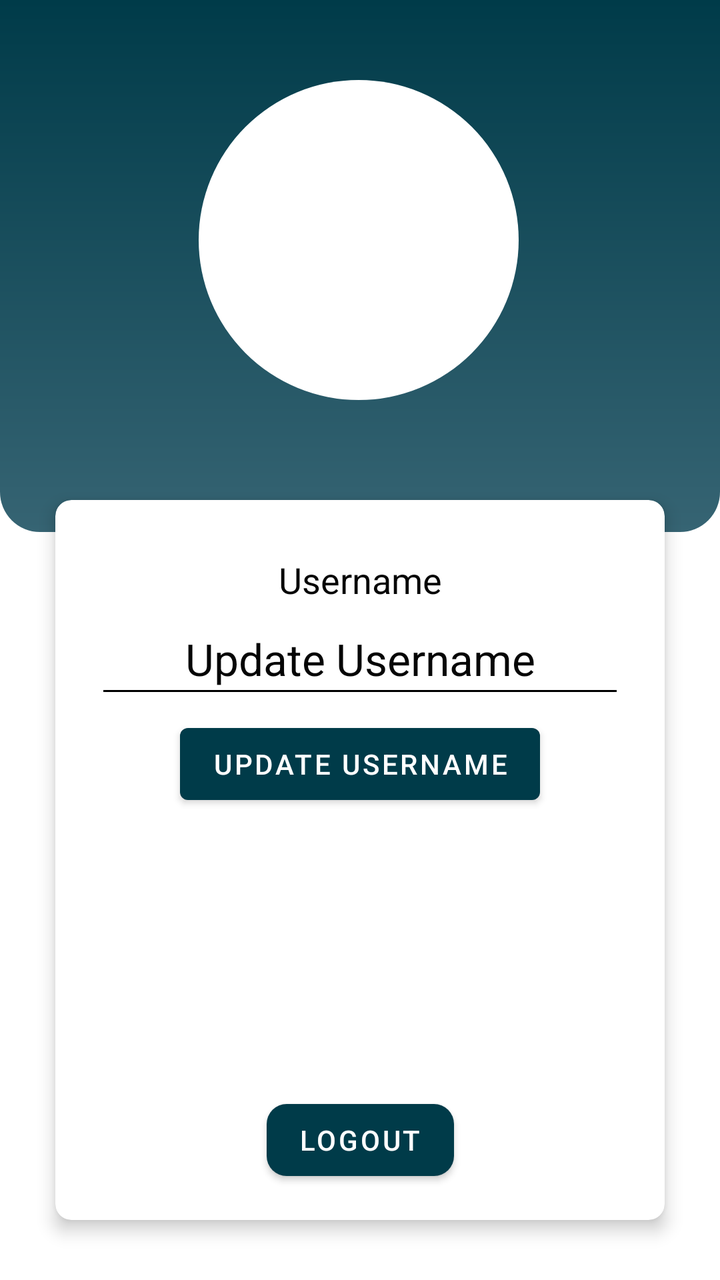
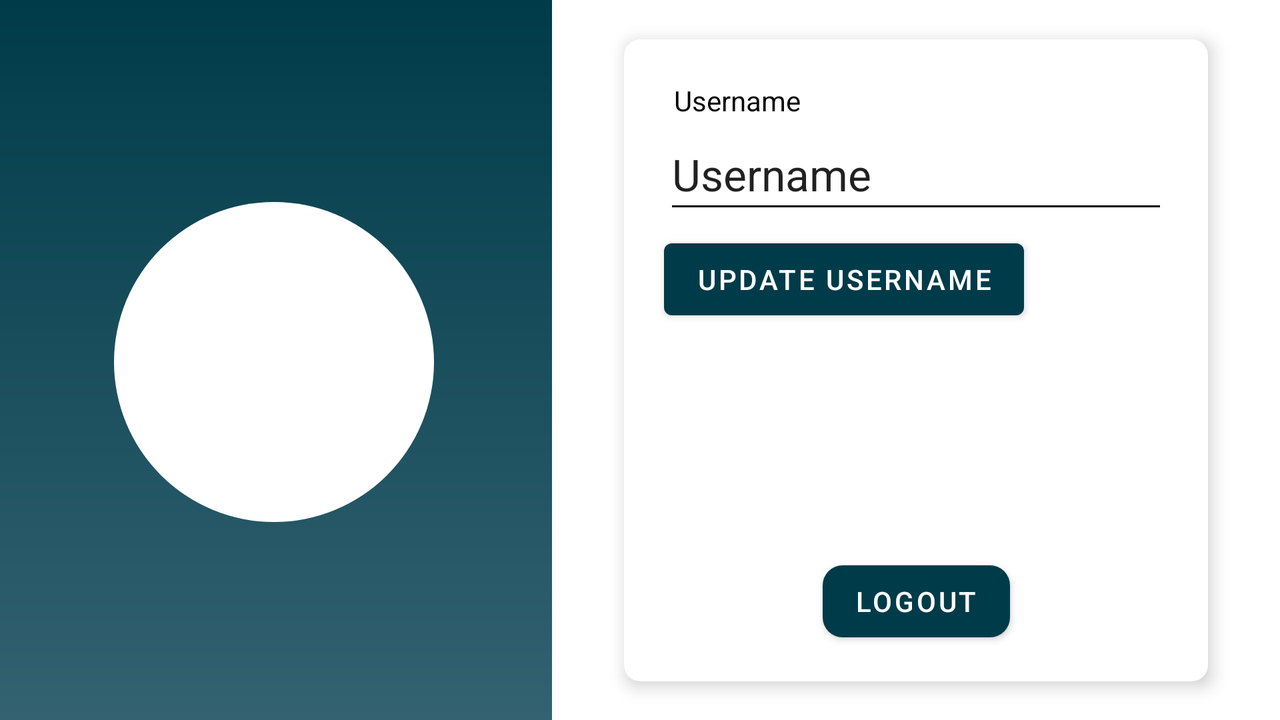

Two renders of one Android screen. The first uses the default layout on a phone; the second uses the alternative layout the repository ships for a different screen configuration, on a matching device. The two XML files are below.
<!-- AndroidManifest.xml: application theme Theme.Java_App -->
<!-- res/layout/activity_profile_page.xml -->
<?xml version="1.0" encoding="utf-8"?>
<androidx.constraintlayout.widget.ConstraintLayout xmlns:android="http://schemas.android.com/apk/res/android"
    xmlns:app="http://schemas.android.com/apk/res-auto"
    xmlns:tools="http://schemas.android.com/tools"
    android:layout_width="match_parent"
    android:layout_height="match_parent"
    tools:context=".ProfilePage">

    <androidx.cardview.widget.CardView
        android:layout_width="0dp"
        android:layout_height="0dp"
        android:layout_marginStart="20dp"
        android:layout_marginTop="40dp"
        android:layout_marginEnd="20dp"
        android:layout_marginBottom="20dp"
        app:cardElevation="5dp"
        app:cardCornerRadius="8dp"
        app:cardUseCompatPadding="true"
        app:layout_constraintBottom_toBottomOf="parent"
        app:layout_constraintEnd_toEndOf="parent"
        app:layout_constraintStart_toStartOf="parent"
        app:layout_constraintTop_toBottomOf="@+id/textViewCustomLogo">

        <androidx.constraintlayout.widget.ConstraintLayout
            android:layout_width="match_parent"
            android:layout_height="match_parent">

            <EditText
                android:id="@+id/usernameEditText"
                style="@style/Widget.AppCompat.EditText"
                android:layout_width="0dp"
                android:layout_height="52dp"
                android:layout_marginStart="20dp"
                android:layout_marginTop="52dp"
                android:layout_marginEnd="20dp"
                android:ems="10"
                android:hint="@string/update_username"
                android:importantForAutofill="no"
                android:inputType="textPersonName"
                android:maxLength="16"
                android:textAlignment="center"
                android:textAppearance="@style/TextAppearance.AppCompat.Large"
                app:layout_constraintEnd_toEndOf="parent"
                app:layout_constraintHorizontal_bias="0.0"
                app:layout_constraintStart_toStartOf="parent"
                app:layout_constraintTop_toTopOf="parent" />

            <Button
                android:id="@+id/updateUsernameButton"
                android:layout_width="wrap_content"
                android:layout_height="wrap_content"
                android:layout_marginTop="4dp"
                android:onClick="UpdateValues"
                android:text="@string/update_username"
                android:textColor="@color/white"
                app:layout_constraintEnd_toEndOf="@+id/usernameEditText"
                app:layout_constraintStart_toStartOf="@+id/usernameEditText"
                app:layout_constraintTop_toBottomOf="@+id/usernameEditText" />

            <Button
                android:id="@+id/LogoutButton"
                android:layout_width="wrap_content"
                android:layout_height="wrap_content"
                android:layout_marginBottom="16dp"
                android:drawableTint="@color/white"
                android:onClick="logout"
                android:text="@string/logout"
                android:textColor="@color/white"
                app:cornerRadius="10dp"
                app:icon="@drawable/ic_baseline_logout_24"
                app:iconGravity="textStart"
                app:layout_constraintBottom_toBottomOf="parent"
                app:layout_constraintEnd_toEndOf="parent"
                app:layout_constraintStart_toStartOf="parent" />

            <TextView
                android:id="@+id/textViewUsername"
                android:layout_width="wrap_content"
                android:layout_height="wrap_content"
                android:text="@string/username"
                android:textSize="18sp"
                app:layout_constraintBottom_toTopOf="@+id/usernameEditText"
                app:layout_constraintEnd_toEndOf="@+id/usernameEditText"
                app:layout_constraintStart_toStartOf="@+id/usernameEditText" />

        </androidx.constraintlayout.widget.ConstraintLayout>

    </androidx.cardview.widget.CardView>

    <ImageView
        android:id="@+id/imageView"
        android:layout_width="0dp"
        android:layout_height="266dp"
        android:contentDescription="@string/first_letter_of_username"
        app:layout_constraintEnd_toEndOf="parent"
        app:layout_constraintHorizontal_bias="0.0"
        app:layout_constraintStart_toStartOf="parent"
        app:layout_constraintTop_toTopOf="parent"
        app:srcCompat="@drawable/container" />

    <TextView
        android:id="@+id/textViewCustomLogo"
        android:layout_width="160sp"
        android:layout_height="160sp"
        android:layout_marginTop="40dp"
        android:background="@drawable/pref_logo_background"
        android:gravity="center_horizontal|center_vertical"
        android:maxLength="1"
        android:textAllCaps="true"
        android:textSize="100sp"
        android:theme="@style/Theme.Java_App"
        app:layout_constraintEnd_toEndOf="parent"
        app:layout_constraintHorizontal_bias="0.497"
        app:layout_constraintStart_toStartOf="parent"
        app:layout_constraintTop_toTopOf="parent"
        />

</androidx.constraintlayout.widget.ConstraintLayout>
<!-- resources referenced by this layout -->
<resources>
  <color name="white">#FFFFFFFF</color>
  <!-- drawable container (drawable) -->
  <shape xmlns:android="http://schemas.android.com/apk/res/android"
      android:shape="rectangle"
      >
  
      <corners
          android:bottomRightRadius="20dp"
          android:bottomLeftRadius="20dp"
          />
      <gradient
          android:endColor="@color/navy_200"
          android:startColor="@color/navy_500"
          android:angle="270"
  
          />
  </shape>
  <!-- drawable pref_logo_background (drawable) -->
  <shape
      xmlns:android="http://schemas.android.com/apk/res/android"
      android:shape="oval">
  
      <solid
          android:color="#ffffff"/>
  
      <size
          android:width="120sp"
          android:height="120sp"/>
  
  </shape>
  <string name="first_letter_of_username">First letter of username</string>
  <string name="logout">Logout</string>
  <string name="update_username">Update Username</string>
  <string name="username">Username</string>
  <style name="Theme.Java_App" parent="Theme.MaterialComponents.DayNight.DarkActionBar">
          
          <item name="colorPrimary">@color/navy_500</item>
          <item name="colorPrimaryVariant">@color/navy_700</item>
          <item name="colorOnPrimary">@color/white</item>
          
          <item name="colorSecondary">@color/orange_200</item>
          <item name="colorSecondaryVariant">@color/orange_700</item>
          <item name="colorOnSecondary">@color/black</item>
          
          <item name="android:statusBarColor" tools:targetApi="l">?attr/colorPrimaryVariant</item>
          
          <item name="android:imageButtonStyle">@color/navy_500</item>
          <item name="android:textColor">@color/blackText</item>
          <item name="android:textColorSecondary">@color/black</item>
          <item name="android:indeterminateTint">@color/blackText</item>
          <item name="android:seekBarStyle">@color/blackText</item>
          <item name="android:textColorHint">@color/blackText</item>
      </style>
  <color name="navy_200">#366473</color>
  <color name="navy_500">#003B49</color>
  <color name="navy_700">#001521</color>
  <color name="orange_200">#f19953</color>
  <color name="orange_700">#ba6a26</color>
  <color name="black">#FF000000</color>
  <color name="blackText">#050505</color>
</resources>
<!-- res/layout-land/activity_profile_page.xml (the repository's variant of the layout above) -->
<!-- drawn on the phone turned sideways -->
<?xml version="1.0" encoding="utf-8"?>
<androidx.constraintlayout.widget.ConstraintLayout xmlns:android="http://schemas.android.com/apk/res/android"
    xmlns:app="http://schemas.android.com/apk/res-auto"
    xmlns:tools="http://schemas.android.com/tools"
    android:layout_width="match_parent"
    android:layout_height="match_parent"
    tools:context=".ProfilePage">

    <androidx.cardview.widget.CardView
        android:layout_width="0dp"
        android:layout_height="321dp"
        android:layout_marginStart="36dp"
        android:layout_marginTop="36dp"
        android:layout_marginEnd="36dp"
        android:layout_marginBottom="36dp"
        app:cardCornerRadius="8dp"
        app:cardElevation="5dp"
        app:layout_constraintBottom_toBottomOf="parent"
        app:layout_constraintEnd_toEndOf="parent"
        app:layout_constraintStart_toEndOf="@+id/imageView"
        app:layout_constraintTop_toTopOf="parent">

        <androidx.constraintlayout.widget.ConstraintLayout
            android:layout_width="match_parent"
            android:layout_height="match_parent">

            <EditText
                android:id="@+id/usernameEditText"
                style="@style/Widget.AppCompat.EditText"
                android:layout_width="0dp"
                android:layout_height="52dp"
                android:layout_marginStart="20dp"
                android:layout_marginTop="40dp"
                android:layout_marginEnd="20dp"
                android:ems="10"
                android:hint="@string/update_username"
                android:importantForAutofill="no"
                android:inputType="textPersonName"
                android:maxLength="16"
                android:text="@string/username"
                android:textAppearance="@style/TextAppearance.AppCompat.Large"
                app:layout_constraintEnd_toEndOf="parent"
                app:layout_constraintHorizontal_bias="0.0"
                app:layout_constraintStart_toStartOf="parent"
                app:layout_constraintTop_toTopOf="parent" />

            <Button
                android:id="@+id/updateUsernameButton"
                android:layout_width="wrap_content"
                android:layout_height="wrap_content"
                android:layout_marginTop="4dp"
                android:onClick="UpdateValues"
                android:text="@string/update_username"
                android:textColor="@color/white"
                app:layout_constraintStart_toStartOf="@+id/usernameEditText"
                app:layout_constraintTop_toBottomOf="@+id/usernameEditText" />

            <Button
                android:id="@+id/LogoutButton"
                android:layout_width="wrap_content"
                android:layout_height="wrap_content"
                android:layout_marginBottom="16dp"
                android:drawableTint="@color/white"
                android:onClick="logout"
                android:text="@string/logout"
                android:textColor="@color/white"
                app:cornerRadius="10dp"
                app:icon="@drawable/ic_baseline_logout_24"
                app:iconGravity="textStart"
                app:layout_constraintBottom_toBottomOf="parent"
                app:layout_constraintEnd_toEndOf="parent"
                app:layout_constraintStart_toStartOf="parent" />

            <TextView
                android:id="@+id/textViewUsername"
                android:layout_width="wrap_content"
                android:layout_height="wrap_content"
                android:layout_marginStart="5dp"
                android:text="@string/username"
                app:layout_constraintBottom_toTopOf="@+id/usernameEditText"
                app:layout_constraintStart_toStartOf="@+id/usernameEditText" />

        </androidx.constraintlayout.widget.ConstraintLayout>

    </androidx.cardview.widget.CardView>

    <ImageView
        android:id="@+id/imageView"
        android:layout_width="276dp"
        android:layout_height="0dp"
        android:layout_marginBottom="-20dp"
        android:contentDescription="@string/first_letter_of_username"
        app:layout_constraintBottom_toBottomOf="parent"
        app:layout_constraintStart_toStartOf="parent"
        app:layout_constraintTop_toTopOf="parent"
        app:layout_constraintVertical_bias="0.0"
        app:srcCompat="@drawable/container" />

    <TextView
        android:id="@+id/textViewCustomLogo"
        android:layout_width="160sp"
        android:layout_height="160sp"
        android:background="@drawable/pref_logo_background"
        android:gravity="center_horizontal|center_vertical"
        android:maxLength="1"
        android:textAllCaps="true"
        android:textSize="100sp"
        android:theme="@style/Theme.Java_App"
        app:layout_constraintBottom_toBottomOf="@+id/imageView"
        app:layout_constraintEnd_toEndOf="@+id/imageView"
        app:layout_constraintHorizontal_bias="0.491"
        app:layout_constraintStart_toStartOf="parent"
        app:layout_constraintTop_toTopOf="parent"
        app:layout_constraintVertical_bias="0.46" />

</androidx.constraintlayout.widget.ConstraintLayout>
